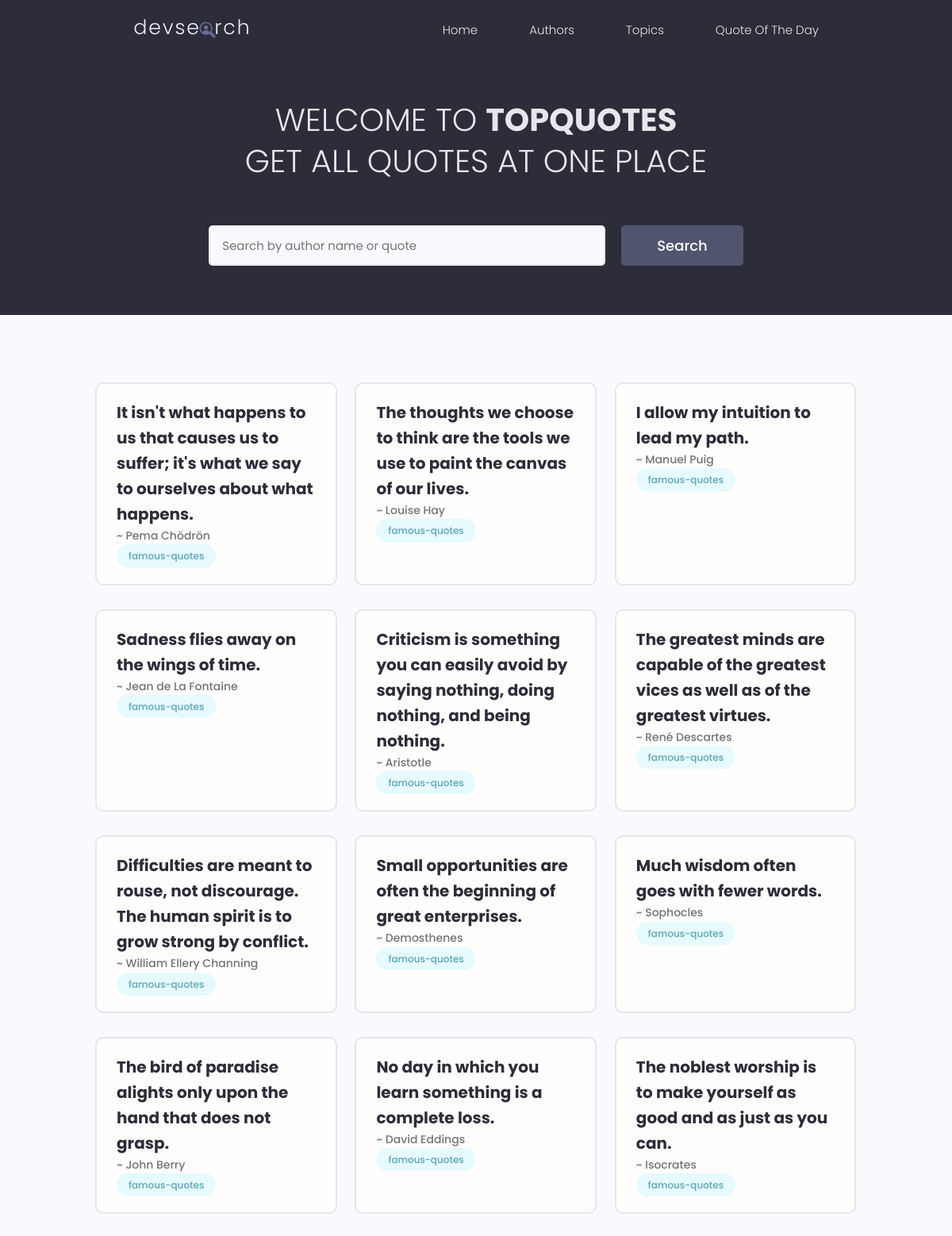
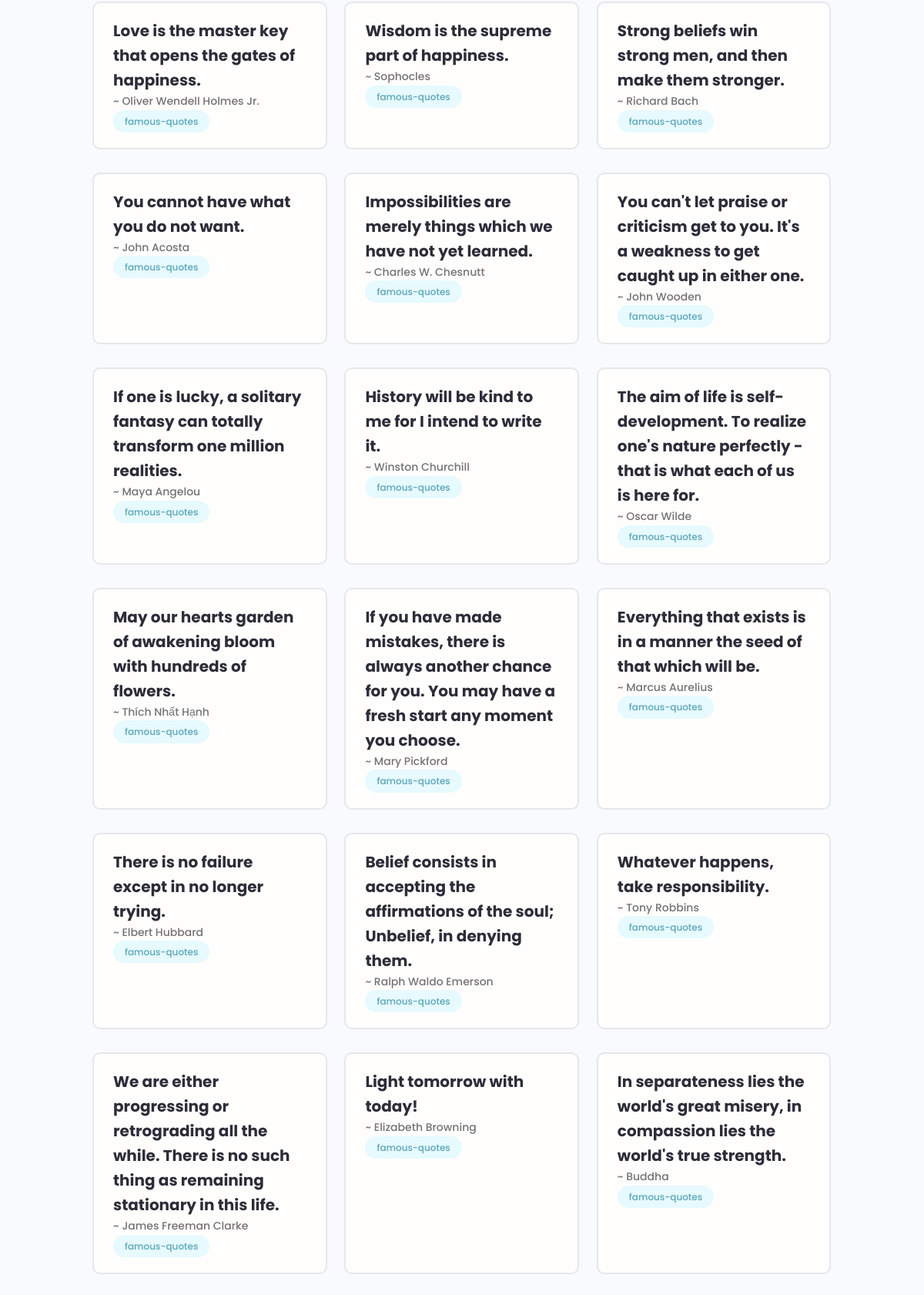
The page /categories/?category=famous-quotes (upper part) on the database its author committed (2 pictures, top to bottom).
### quotes_app/models.py (models this page shows, shortened)
class Quote(models.Model):
    category = models.CharField(max_length=200, null=True, blank=True)
    author = models.CharField(max_length=200, null=True, blank=True)
    body = models.TextField()

### quotes_app/views.py (the view, shortened to what this page needs)
# urls.py: path('categories/', views.categories, name="categories"),
def categories(request):
    search_query = ''
    if request.GET.get('search_query'):
        search_query = request.GET.get('search_query')
    if request.GET.get('category'):
        category = request.GET.get('category')
        quotes = Quote.objects.filter(category=category)
        context = {"quotes": quotes}
        return render(request, 'home.html', context=context)

### templates/home.html (shortened to what this page needs)
<!DOCTYPE html>
{%load static%}
<html lang="en">
<head>
  <link rel="stylesheet" href="https://cdn.iconmonstr.com/1.3.0/css/iconmonstr-iconic-font.min.css" />
  <link rel="stylesheet" href="{% static 'uikit/styles/uikit.css' %}" />
  <link rel="stylesheet" href="{% static 'styles/app.css' %}" />
</head>
<body>
  <header class="header">
    <div class="container container--narrow">
      <a href="/" class="header__logo">
        <img src="{% static 'images/logo.svg' %}" alt="DevSearch Logo" />
      </a>
      <nav class="header__nav">
        <ul class="header__menu">
          <li class="header__menuItem"><a href="/">Home</a></li>
          <li class="header__menuItem"><a href="{%url 'authors'%}">Authors</a></li>
          <li class="header__menuItem"><a href="{%url 'categories'%}">Topics</a></li>
          <li class="header__menuItem"><a href="{%url 'quote_of_the_day' %}">Quote Of The Day</a></li>
        </ul>
      </nav>
    </div>
  </header>
  <main class="home">
    <section class="hero-section text-center">
      <div class="container container--narrow">
        <div class="hero-section__box">
          <h2>WELCOME TO <span>TopQuotes</span></h2>
          <h2>GET ALL QUOTES AT ONE PLACE</h2>
        </div>
        <div class="hero-section__search">
          <form class="form" action="" method="get">
            <div class="form__field">
              <input class="input input--text" id="formInput#search" type="text" name="search_query" value="{{search_query}}"
                placeholder="Search by author name or quote"/>
            </div>
            <input class="btn btn--sub btn--lg" type="submit" value="Search" />
          </form>
        </div>
      </div>
    </section>
    <section class="devlist">
      <div class="container">
        <div class="grid grid--three">
          {% for quote in quotes %}
          <div class="column card">
            <div class="dev">
              <a href="#" class="card__body">
                <div class="dev__profile">
                  <div class="dev__meta">
                    <h3>{{quote.body}}</h3>
                    {%if quote.author%}
                    <h5>~ {{quote.author}}</h5>
                    {%endif%}
                  </div>
                </div>
                <div class="dev__skills">
                  {%if quote.category%}
                  <span class="tag tag--pill tag--main">
                    <small>{{quote.category}}</small>
                  </span>
                  {%endif%}
                </div>
              </a>
            </div>
          </div>
          {% endfor %}
        </div>
      </div>
    </section>
  </main>
</body>
</html>

### static/styles/app.css (style rules this page uses)
:root { --color-sub: #2d2d39; }
.btn--sub { background-color: var(--color-sub-light); }
.card { border: 2px solid var(--color-light); }
img { width: 100%; }
.header { position: sticky; z-index: 111; background-color: var(--color-sub); padding: 1.5rem 0; }
.header > .container { display: flex; justify-content: space-between; align-items: center; }
.header__logo > img { height: 3.8rem; }
.header__nav > ul { display: inline-flex; align-items: center; list-style: none; gap: 6.5rem; }
.header__menuItem > a { color: var(--color-light); font-weight: 300; }
.hero-section { height: 40vh; display: flex; align-items: center; background-color: var(--color-sub); }
.hero-section__box { margin-bottom: 4rem; }
.hero-section__box > h2, .hero-section__box > h2 > span { font-size: 4rem; color: var(--color-light); line-height: 1.3; text-transform: uppercase; }
.hero-section__box > h2 { font-weight: 300; }
.hero-section__box > h2 > span { font-weight: 700; }
.hero-section__search > .form { display: flex; align-items: center; justify-content: center; gap: 2rem; }
.hero-section__search > .form input.input--text { width: 50rem; }
.devlist { margin-top: 8rem; }
.devlist .grid { align-items: stretch; }
.devlist .dev .dev__profile { display: flex; align-items: center; gap: 1.5rem; }
.devlist .dev .dev__meta h3 { color: var(--color-sub); font-size: 2rem; font-weight: 700; }
.devlist .dev .dev__meta h5 { color: var(--color-text); font-size: 1.4rem; font-weight: 500; }

### static/uikit/styles/modules/_variables.css (style rules this page uses)
:root { --color-main: #5aa5b9; --color-main-light: #e6faff; --color-sub: #3f4156; --color-sub-light: #51546e; --color-sub-lighter: #ededfd; --color-text: #737373; --color-gray: #8b8b8b; --color-light: #e5e7eb; --color-light-gray: #767676; --color-bg: #f8fafd; --color-white: #fffefd; --color-white-light: #f3f3f3; --color-success: #359e64; --color-success-bg: #def8e8; --color-error: #fc4b0b; --color-error-bg: #fff2ee; --font-base: 'Poppins', arial, helvetica, 'Segoe UI', roboto, ubuntu, sans-serif; --font-monospace: 'Fira Code', 'Courier New', courier, monospace; --font-regular: 300; --font-medium: 500; --font-bold: 700; --generic-shadow: 1px 1px 5px #00000010; --generic-transition: all 0.3s ease-in-out; }

### static/uikit/styles/modules/_base.css (style rules this page uses)
* { margin: 0; padding: 0; box-sizing: border-box; text-rendering: optimizeLegibility; color: inherit; font-size: inherit; }
html { font-size: 50%; }
@media only screen and (min-width: 480px) { html { font-size: 56.25%; } }
@media only screen and (min-width: 1200px) { html { font-size: 62.5%; } }
body { line-height: 1.6; font-weight: 400; font-size: 1.5rem; color: var(--color-text); background-color: var(--color-bg); min-height: 100vh; }

### static/uikit/styles/modules/_typography.css (style rules this page uses)
* { font-family: var(--font-base); }
h2 { font-size: 3.6rem; font-weight: var(--font-bold); }
h3 { font-size: 3.2rem; font-weight: var(--font-medium); }
h5 { font-size: 2.4rem; font-weight: var(--font-medium); }
h5, h6 { font-weight: var(--font-regular); }
p, span, strong { font-size: 1.6rem; color: var(--color-text); font-weight: var(--font-regular); }
a { padding-bottom: 2px; text-decoration: none; display: inline-block; color: var(--color-main); font-weight: var(--font-medium); }

### static/uikit/styles/modules/_utilities.css (style rules this page uses)
.container { width: 92%; max-width: 165rem; margin: 0 auto; box-sizing: border-box; }
.container--narrow { width: 92%; max-width: 120rem; }
@media screen and (min-width: 1000px) { .container { width: 90%; } }
@media screen and (min-width: 1000px) { .container--narrow { width: 85%; } }
@media screen and (min-width: 1200px) { .container { width: 80%; } }
@media screen and (min-width: 1200px) { .container--narrow { width: 72%; } }
.text-center { text-align: center; }

### static/uikit/styles/modules/_button.css (style rules this page uses)
.btn { display: inline-block; position: relative; cursor: pointer; background-color: var(--color-light); font-weight: var(--font-medium); color: var(--color-sub); text-decoration: none; padding: 1rem 2rem; border-radius: 0.5rem; border: none; width: -webkit-fit-content; width: -moz-fit-content; width: fit-content; height: -webkit-fit-content; height: -moz-fit-content; height: fit-content; font-size: 1.6rem; outline-width: 0; outline-color: transparent; -webkit-backface-visibility: hidden; backface-visibility: hidden; transition: all 0.3s ease-in-out; }
.btn--sub { background-color: var(--color-sub); color: var(--color-white); }
.btn--lg { font-size: 1.8rem; padding: 1.2rem 4.5rem; }

### rows shown on the page
Quote: body "It isn't what happens to us that causes us to suffer; it's what we say to ourselves about what happens.", author "Pema Chödrön", category "famous-quotes"
Quote: body "The thoughts we choose to think are the tools we use to paint the canvas of our lives.", author "Louise Hay", category "famous-quotes"
Quote: body "I allow my intuition to lead my path.", author "Manuel Puig", category "famous-quotes"
Quote: body "Sadness flies away on the wings of time.", author "Jean de La Fontaine", category "famous-quotes"
Quote: body "Criticism is something you can easily avoid by saying nothing, doing nothing, and being nothing.", author "Aristotle", category "famous-quotes"
Quote: body "The greatest minds are capable of the greatest vices as well as of the greatest virtues.", author "René Descartes", category "famous-quotes"
Quote: body "Difficulties are meant to rouse, not discourage. The human spirit is to grow strong by conflict.", author "William Ellery Channing", category "famous-quotes"
Quote: body "Small opportunities are often the beginning of great enterprises.", author "Demosthenes", category "famous-quotes"
Quote: body "Much wisdom often goes with fewer words.", author "Sophocles", category "famous-quotes"
Quote: body "The bird of paradise alights only upon the hand that does not grasp.", author "John Berry", category "famous-quotes"
Quote: body "No day in which you learn something is a complete loss.", author "David Eddings", category "famous-quotes"
Quote: body "The noblest worship is to make yourself as good and as just as you can.", author "Isocrates", category "famous-quotes"
Quote: body "Love is the master key that opens the gates of happiness.", author "Oliver Wendell Holmes Jr.", category "famous-quotes"
Quote: body "Wisdom is the supreme part of happiness.", author "Sophocles", category "famous-quotes"
Quote: body "Strong beliefs win strong men, and then make them stronger.", author "Richard Bach", category "famous-quotes"
Quote: body "You cannot have what you do not want.", author "John Acosta", category "famous-quotes"
Quote: body "Impossibilities are merely things which we have not yet learned.", author "Charles W. Chesnutt", category "famous-quotes"
Quote: body "You can't let praise or criticism get to you. It's a weakness to get caught up in either one.", author "John Wooden", category "famous-quotes"
Quote: body "If one is lucky, a solitary fantasy can totally transform one million realities.", author "Maya Angelou", category "famous-quotes"
Quote: body "History will be kind to me for I intend to write it.", author "Winston Churchill", category "famous-quotes"
Quote: body "The aim of life is self-development. To realize one's nature perfectly - that is what each of us is here for.", author "Oscar Wilde", category "famous-quotes"
Quote: body "May our hearts garden of awakening bloom with hundreds of flowers.", author "Thích Nhất Hạnh", category "famous-quotes"
Quote: body "If you have made mistakes, there is always another chance for you. You may have a fresh start any moment you choose.", author "Mary Pickford", category "famous-quotes"
Quote: body "Everything that exists is in a manner the seed of that which will be.", author "Marcus Aurelius", category "famous-quotes"
Quote: body "There is no failure except in no longer trying.", author "Elbert Hubbard", category "famous-quotes"
Quote: body "Belief consists in accepting the affirmations of the soul; Unbelief, in denying them.", author "Ralph Waldo Emerson", category "famous-quotes"
Quote: body "Whatever happens, take responsibility.", author "Tony Robbins", category "famous-quotes"
Quote: body "We are either progressing or retrograding all the while. There is no such thing as remaining stationary in this life.", author "James Freeman Clarke", category "famous-quotes"
Quote: body "Light tomorrow with today!", author "Elizabeth Browning", category "famous-quotes"
Quote: body "In separateness lies the world's great misery, in compassion lies the world's true strength.", author "Buddha", category "famous-quotes"
